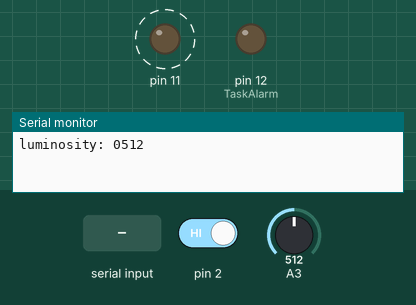
Bench run of a sketch on a simulated Arduino Leonardo, built with avr-gcc and run on an emulated ATmega32U4. On the bench: output pins drawn as LEDs (lit = HIGH), the last lines printed to the serial monitor. Dashed ring = blinking. The test bench sets the inputs (shaded band); at power-on: A3 = 512, pin 2 HIGH.

Above: at 1.2 s.
1.3 s: A3 set to 788
8.4 s: A3 set to 813
At 9.96 s:
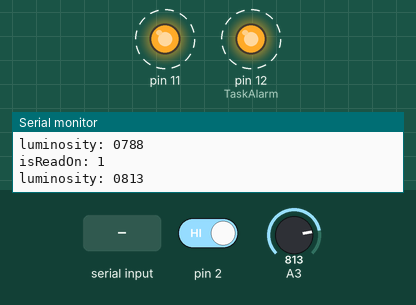
11.9 s: "f" received over Serial
At 12.5 s:
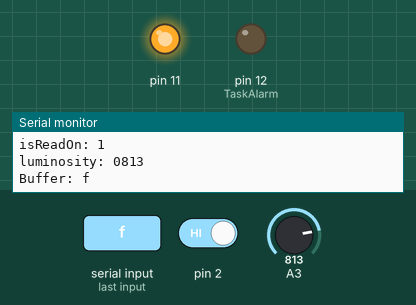
14.3 s: pin 2 driven LOW
At 14.55 s:
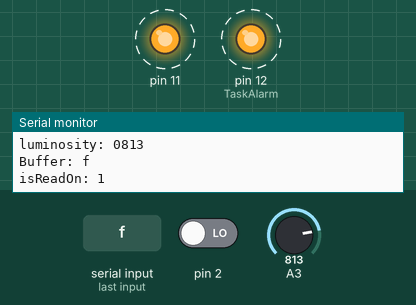
Timing chart, 0 to 25.8 s (numbered marks = the images above; inputs shaded):
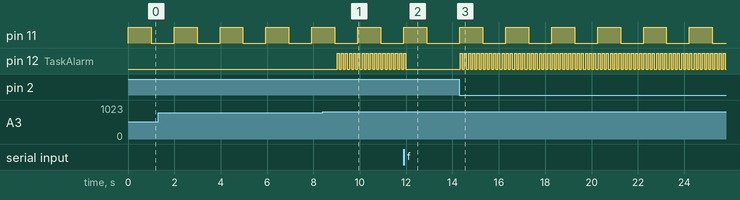

The sketch:

embebidos_tp2.ino
```cpp
#include <Arduino_FreeRTOS.h>
// Include semaphore supoport
#include <semphr.h>

/*
 * Declaring a global variable of type SemaphoreHandle_t
 *
 */
SemaphoreHandle_t interruptSemaphore;

int sensorValue = -1;
bool isReadOn = true;

// define two tasks for Blink & AnalogRead
void TaskBlink( void *pvParameters );
void TaskAnalogRead( void *pvParameters );

void TaskPressedButtonChecker( void *pvParameters);

void TaskAlarm( void *pvParameters);

void TaskReceiveInstructions( void *pvParameters);

// the setup function runs once when you press reset or power the board
void setup() {

  // initialize serial communication at 9600 bits per second:
  Serial.begin(9600);

  while (!Serial) {
    ; // wait for serial port to connect. Needed for native USB, on LEONARDO, MICRO, YUN, and other 32u4 based boards.
  }

  // Now set up two tasks to run independently.
  xTaskCreate(
    TaskBlink
    ,  "Blink"   // A name just for humans
    ,  84  // This stack size can be checked & adjusted by reading the Stack Highwater
    ,  NULL
    ,  2  // Priority, with 3 (configMAX_PRIORITIES - 1) being the highest, and 0 being the lowest.
    ,  NULL );

  xTaskCreate(
    TaskPrintAnalogRead,
    "PrintAnalogRead",
    110,
    NULL,
    2,
    NULL
  );

  xTaskCreate(
    TaskPressedButtonChecker,
    "PressedButtonChecker",
    128,
    NULL,
    2,
    NULL
  );

  xTaskCreate(
    TaskAlarm,
    "Alarm",
    84,
    NULL,
    2,
    NULL
  );

  xTaskCreate(
    TaskReceiveInstructions,
    "ReceiveInstructions",
    126, //20 + 18 + 44 + 44
    NULL,
    2,
    NULL
  );

  /**
   * Create a binary semaphore.
   * https://www.freertos.org/xSemaphoreCreateBinary.html
   */
  interruptSemaphore = xSemaphoreCreateBinary();
  if (interruptSemaphore != NULL) {
    // Attach interrupt for Arduino digital pin
    attachInterrupt(digitalPinToInterrupt(2), interruptHandler, FALLING);
  }

  // Now the task scheduler, which takes over control of scheduling individual tasks, is automatically started.
}

void loop()
{
  // Empty. Things are done in Tasks.
}

void interruptHandler() {
  /**
   * Give semaphore in the interrupt handler
   * https://www.freertos.org/a00124.html
   */

  xSemaphoreGiveFromISR(interruptSemaphore, NULL);
}

/*--------------------------------------------------*/
/*---------------------- Tasks ---------------------*/
/*--------------------------------------------------*/

/*
  Blink
  Turns on LED 11 on for one second, then off for one second, repeatedly.
  Only if read is on.
*/
void TaskBlink(void *pvParameters)
{
  (void) pvParameters;


  // initialize digital LED_BUILTIN on pin 13 as an output.
  pinMode(11, OUTPUT);

  for (;;) // A Task shall never return or exit.
  {
    if (isReadOn) {
      digitalWrite(11, HIGH);   // turn the LED on (HIGH is the voltage level)
      vTaskDelay( 1000 / portTICK_PERIOD_MS ); // wait for one second
      digitalWrite(11, LOW);    // turn the LED off by making the voltage LOW
      vTaskDelay( 1000 / portTICK_PERIOD_MS ); // wait for one second
    } else {
      vTaskDelay(10);
    }

    /*UBaseType_t stackRemaining = uxTaskGetStackHighWaterMark(NULL);
    Serial.print("stackRemaining (blink): ");
    Serial.println(stackRemaining);*/
  }
}

// Blinks led 12 very fast if luminosity exceeds 800 value and read is on
void TaskAlarm(void *pvParameters)  // This is a task.
{
  (void) pvParameters;

  pinMode(12, OUTPUT);

  bool isAlarmActivated = false;

  for (;;) {
    if (sensorValue > 800 && isReadOn == true && isAlarmActivated == false) {
      isAlarmActivated = true;
    }

    if (isAlarmActivated == true) {
      digitalWrite(12, HIGH);   // turn the LED on (HIGH is the voltage level)
      vTaskDelay( 100 / portTICK_PERIOD_MS ); // wait for one second
      digitalWrite(12, LOW);    // turn the LED off by making the voltage LOW
      vTaskDelay( 100 / portTICK_PERIOD_MS ); // wait for one second
    } else {
      vTaskDelay(10);
    }

    if (isReadOn == false && isAlarmActivated == true){
      isAlarmActivated = false;
    }

    /*UBaseType_t stackRemaining = uxTaskGetStackHighWaterMark(NULL);
    Serial.print("stackRemaining (alarm): ");
    Serial.println(stackRemaining);*/
  }
}

// Prints analog read output as a string with a certain format to be read by backend
void TaskPrintAnalogRead(void *pvParameters) {
  (void) pvParameters;

  for (;;) {
    if (isReadOn) {
      // read the input on analog pin 3:
      sensorValue = analogRead(A3);

      char luminosityBuffer[5];
      sprintf(luminosityBuffer, "%04d", sensorValue);
      Serial.println("luminosity: " + String(luminosityBuffer));
      vTaskDelay( 3000 / portTICK_PERIOD_MS ); // wait for three second
    } else {
      vTaskDelay( 1000 / portTICK_PERIOD_MS ); // for some reason this makes isReadOn update
    }
    Serial.println("isReadOn: " + String(isReadOn));
    /*
    UBaseType_t stackRemaining = uxTaskGetStackHighWaterMark(NULL);
    Serial.print("stackRemaining (analogRead): ");
    Serial.println(stackRemaining);*/
  }
}

// Task that activates on interruption (button 2 pressed), it turns off read
void TaskPressedButtonChecker(void *pvParameters) {
  (void) pvParameters;

  for (;;) {
    /**
    * Take the semaphore.
    * https://www.freertos.org/a00122.html
    */
    if (xSemaphoreTake(interruptSemaphore, portMAX_DELAY) == pdPASS) {


      isReadOn = !isReadOn;
      //Serial.println("semaphore taken, isReadOn: " + String(isReadOn));
      Serial.println("isReadOn: " + String(isReadOn));
      vTaskDelay( 3000 / portTICK_PERIOD_MS ); // wait for three seconds
    } else {
      vTaskDelay(10);
    }

    /*UBaseType_t stackRemaining = uxTaskGetStackHighWaterMark(NULL);
    Serial.print("stackRemaining (button pressed): ");
    Serial.println(stackRemaining);*/
  }
}

// Reads from serial and if it reads a t turns on read, if it reads an f it turns it off
void TaskReceiveInstructions( void *pvParameters) {
  (void) pvParameters;

  char buffer;


  for (;;) {
    if (Serial.available()>0) {

      buffer = (char)Serial.read();
      Serial.print("Buffer: ");
      Serial.println(buffer);

      if (buffer == 'f') {
        isReadOn = false;
      } else if (buffer == 't') {
        isReadOn = true;
      }
    }
    /*
    UBaseType_t stackRemaining = uxTaskGetStackHighWaterMark(NULL);
    Serial.print("stackRemaining (receiveInstructions): ");
    Serial.println(stackRemaining);*/
    vTaskDelay(10);
  }
}
```

Measured:
- the behaviour switches between 800 and 801 on A3 (found by bisection; images 0 and 1)
- after the input at 8.4 s, pin 12 (TaskAlarm): alternates HIGH for 0.09 s and LOW for 0.09 s, starting after 0.62 s
- after the input at 11.9 s, pin 11: goes on until 12.9 s, then stays LOW; pin 12 (TaskAlarm): goes on until 12.0 s, then stays LOW
- after the input at 14.3 s, pin 11: alternates HIGH for 0.99 s and LOW for 0.99 s, starting at once; pin 12 (TaskAlarm): alternates HIGH for 0.09 s and LOW for 0.09 s, starting at once
- by itself, pin 11: alternates HIGH for 0.99 s and LOW for 0.99 s
